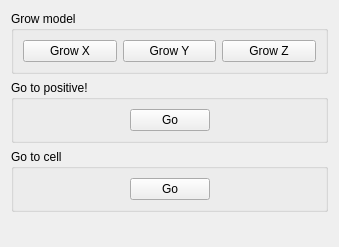
              <widget class="QWidget" name="page_12">
               <property name="geometry">
                <rect>
                 <x>0</x>
                 <y>0</y>
                 <width>339</width>
                 <height>247</height>
                </rect>
               </property>
               <attribute name="label">
                <string>Transforms</string>
               </attribute>
               <layout class="QVBoxLayout" name="verticalLayout_41">
                <item>
                 <widget class="QGroupBox" name="groupBox_37">
                  <property name="minimumSize">
                   <size>
                    <width>0</width>
                    <height>0</height>
                   </size>
                  </property>
                  <property name="title">
                   <string>Grow model</string>
                  </property>
                  <layout class="QHBoxLayout" name="horizontalLayout_165">
                   <item>
                    <widget class="QPushButton" name="FormModifyGrowX">
                     <property name="text">
                      <string>Grow X</string>
                     </property>
                    </widget>
                   </item>
                   <item>
                    <widget class="QPushButton" name="FormModifyGrowY">
                     <property name="text">
                      <string>Grow Y</string>
                     </property>
                    </widget>
                   </item>
                   <item>
                    <widget class="QPushButton" name="FormModifyGrowZ">
                     <property name="text">
                      <string>Grow Z</string>
                     </property>
                    </widget>
                   </item>
                  </layout>
                 </widget>
                </item>
                <item>
                 <widget class="QGroupBox" name="groupBox_49">
                  <property name="minimumSize">
                   <size>
                    <width>0</width>
                    <height>0</height>
                   </size>
                  </property>
                  <property name="title">
                   <string>Go to positive!</string>
                  </property>
                  <layout class="QHBoxLayout" name="horizontalLayout_50">
                   <item>
                    <spacer name="horizontalSpacer_117">
                     <property name="orientation">
                      <enum>Qt::Horizontal</enum>
                     </property>
                     <property name="sizeHint" stdset="0">
                      <size>
                       <width>106</width>
                       <height>20</height>
                      </size>
                     </property>
                    </spacer>
                   </item>
                   <item>
                    <widget class="QPushButton" name="FormModifyGoPositive">
                     <property name="text">
                      <string>Go</string>
                     </property>
                    </widget>
                   </item>
                   <item>
                    <spacer name="horizontalSpacer_118">
                     <property name="orientation">
                      <enum>Qt::Horizontal</enum>
                     </property>
                     <property name="sizeHint" stdset="0">
                      <size>
                       <width>106</width>
                       <height>20</height>
                      </size>
                     </property>
                    </spacer>
                   </item>
                  </layout>
                 </widget>
                </item>
                <item>
                 <widget class="QGroupBox" name="groupBox_50">
                  <property name="minimumSize">
                   <size>
                    <width>0</width>
                    <height>0</height>
                   </size>
                  </property>
                  <property name="title">
                   <string>Go to cell</string>
                  </property>
                  <layout class="QHBoxLayout" name="horizontalLayout_166">
                   <item>
                    <spacer name="horizontalSpacer_119">
                     <property name="orientation">
                      <enum>Qt::Horizontal</enum>
                     </property>
                     <property name="sizeHint" stdset="0">
                      <size>
                       <width>106</width>
                       <height>20</height>
                      </size>
                     </property>
                    </spacer>
                   </item>
                   <item>
                    <widget class="QPushButton" name="FormModifyGoToCell">
                     <property name="text">
                      <string>Go</string>
                     </property>
                    </widget>
                   </item>
                   <item>
                    <spacer name="horizontalSpacer_120">
                     <property name="orientation">
                      <enum>Qt::Horizontal</enum>
                     </property>
                     <property name="sizeHint" stdset="0">
                      <size>
                       <width>106</width>
                       <height>20</height>
                      </size>
                     </property>
                    </spacer>
                   </item>
                  </layout>
                 </widget>
                </item>
                <item>
                 <spacer name="verticalSpacer_8">
                  <property name="orientation">
                   <enum>Qt::Vertical</enum>
                  </property>
                  <property name="sizeHint" stdset="0">
                   <size>
                    <width>20</width>
                    <height>400</height>
                   </size>
                  </property>
                 </spacer>
                </item>
               </layout>
              </widget>
